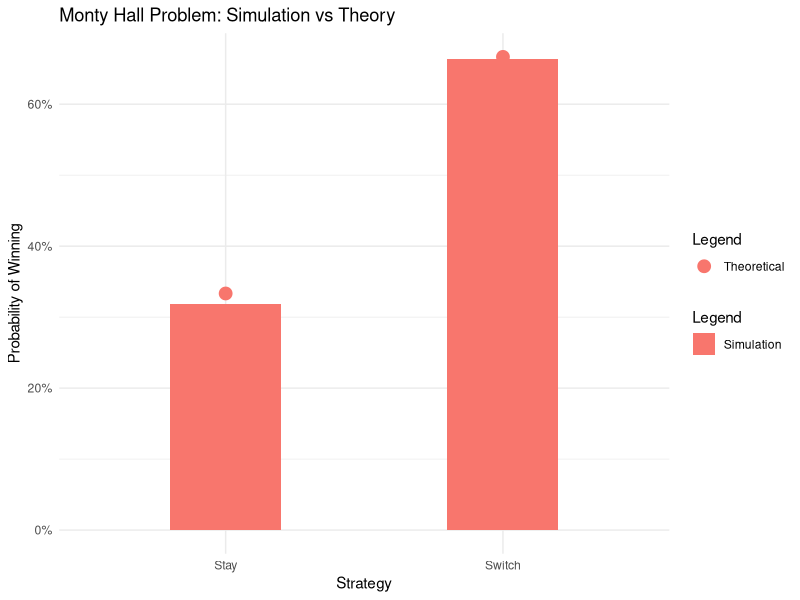

Here is the R script that generated this plot:
## ---- chunk 1
# Load necessary libraries
library(dplyr)
library(ggplot2)
## ---- chunk 2
tries <- 1000     # Number of simulation trials
verbose <- FALSE  # Set to TRUE to see simulation details
set.seed(42)      # Set seed for reproducibility
## ---- chunk 3
simulate_monty <- function(
  strategy = c("stay", "switch"),
  tries = 1000,
  verbose = TRUE
) {
  strategy <- match.arg(strategy)
  wins <- 0

  for (i in 1:tries) { # 1.
    prize <- sample(1:3, 1) # Randomly place the car behind one of the doors
    choice <- sample(1:3, 1) # Contestant makes an initial choice

    open_door <- setdiff(1:3, c(prize, choice))[1] # Host opens a goat door

    if (strategy == "switch") {
      # Switch to the other unopened door
      choice <- setdiff(1:3, c(choice, open_door))
    }

    if (choice == prize) wins <- wins + 1

    if (verbose) {
      cat("Trial ", i, " - Prize: ", prize,
          "Choice: ", choice, "Open Door: ", open_door,
          " - Win: ", ifelse(choice == prize, "Yes", "No"), "\n")
    }
  }

  wins / tries # Return the win probability
}

results <- data.frame(
  Strategy = c("Stay", "Switch"),
  Probability = c(
    simulate_monty("stay", tries = tries, verbose = verbose), # 2.
    simulate_monty("switch", tries = tries, verbose = verbose) # 3.
  )
)
## ---- chunk 4
results
## ---- chunk 5
theorethical <- data.frame(
  Strategy = c("Stay", "Switch"),
  Probability = c(1 / 3, 2 / 3)
)
## ---- chunk 6
ggplot() +
  geom_col(
    data = results, aes(x = Strategy, y = Probability, fill = "Simulation"),
    position = position_dodge(width = 0.8),
    width = 0.4
  ) +
  geom_point(
    data = theorethical, aes(
                             x = Strategy,
                             y = Probability,
                             color = "Theoretical"),
    size = 4
  ) +
  scale_y_continuous(labels = scales::percent) +
  labs(
    title = "Monty Hall Problem: Simulation vs Theory",
    x = "Strategy",
    y = "Probability of Winning",
    fill = "Legend",
    color = "Legend"
  ) +
  theme_minimal()
